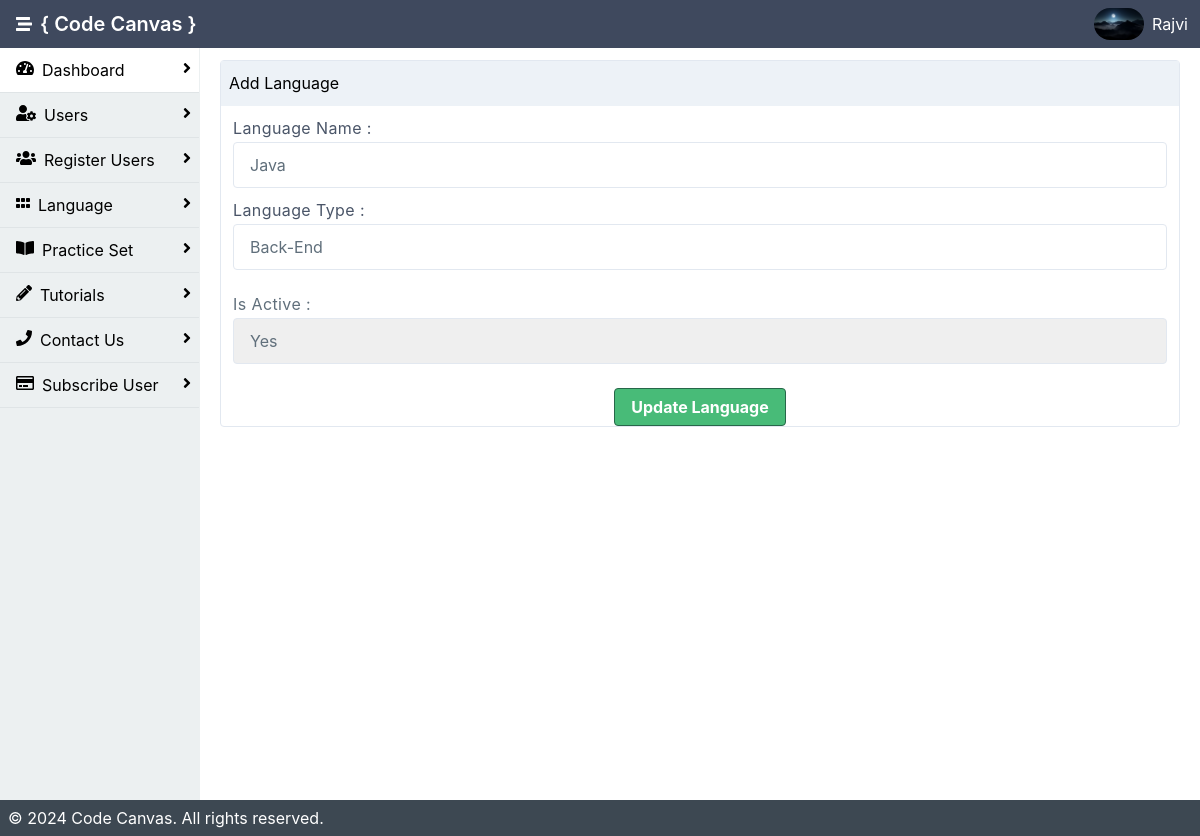
/admin/edit_lang.php?lang_id=3 (signed in), run on an earlier commit of the app's database.
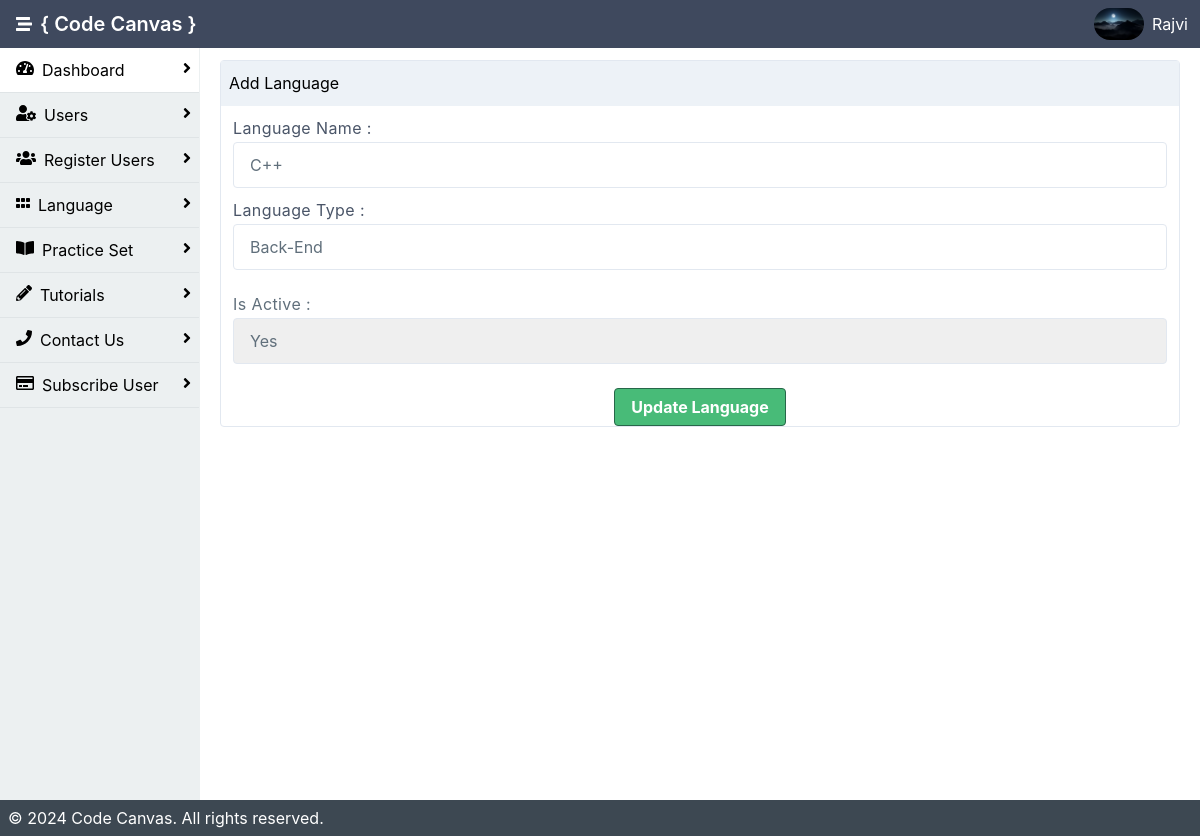
And on a later commit of the database.
### tables this page shows
CREATE TABLE `lang` (
  `langid` int(11) NOT NULL,
  `lang_name` varchar(200) NOT NULL,
  `lang_type` varchar(200) NOT NULL,
  `is_active` int(11) DEFAULT 1
);

### admin/edit_lang.php (the view, shortened to what this page needs)
<!DOCTYPE html>
<html lang="en">
<div class="mx-auto bg-grey-400">
    <div class="min-h-screen flex flex-col">
        <?php include 'inc/header.php';
        $lang_id = $_REQUEST['lang_id'];
        $qry = "SELECT * FROM lang WHERE langid='".$lang_id."'";
        $res = mysqli_query($con , $qry);
        $data = mysqli_fetch_assoc($res);
        ?>
        <div class="flex flex-1">
            <?php include 'inc/sidebar.php'; ?>
            <main class="bg-white-500 flex-1 p-3 overflow-hidden">
<div class="flex flex-1  flex-col md:flex-row lg:flex-row mx-2">
                        <div class="mb-2 border-solid border-gray-300 rounded border shadow-sm w-full">
                            <div class="bg-gray-200 px-2 py-3 border-solid border-gray-200 border-b">
                                Add Language
                            </div>
                            <div class="p-3">
                                <form class="w-full" id="userform" action="" method="post">
                                    <div class="flex flex-wrap">
                                            <label class="block tracking-wide text-gray-700 mb-1"
                                                   for="grid-first-name">
                                                   Language Name :
                                            </label>
                                            <input class="appearance-none block w-full bg-grey-200 text-grey-darker border border-grey-200 rounded py-3 px-4 mb-3 leading-tight focus:outline-none focus:bg-white focus:border-grey"
                                                   id="name" type="text" placeholder="PHP" name="name" value="<?php echo $data['lang_name']; ?>">
                                        </div>
                                        <div class="flex flex-wrap">
                                            <label class="block tracking-wide text-gray-700  mb-1"
                                                   for="grid-type">
                                                   Language Type :
                                            </label>
                                            <input class="appearance-none block w-full bg-grey-200 text-grey-darker border border-grey-200 rounded py-3 px-4 mb-3 leading-tight focus:outline-none focus:bg-white focus:border-grey"
                                                   id="type" type="text" placeholder="Back-End" name="type" value="<?php echo $data['lang_type']; ?>">
                                        </div>
                                    </div>
                                    <div class="flex flex-wrap mb-6">
                                        <div class="w-full px-3">
                                            <label class="block tracking-wide text-grey-darker mb-1"
                                                   for="grid-active">
                                                Is Active :
                                            </label>
                                            <select class="block appearance-none w-full bg-grey-200 border border-grey-200 text-grey-darker py-3 px-4 pr-8 rounded leading-tight focus:outline-none focus:bg-white focus:border-grey"
                                                id="is_active" name="is_active">
                                            <option value="1" <?php if(isset($data['is_active']) && $data['is_active'] == '1'){ echo 'selected'; } ?>>Yes</option>
                                        </select>
                                        </div>
                                    </div>
                                    <div class="flex flex-wrap">
                                    <div class="w-full px-3"><center>
                                    <button class="bg-green-500 hover:bg-green-800 text-white font-bold py-2 px-4 border border-green-800 rounded" id="edit" name="edit">
                                    Update Language
                                </button></center>
                                    </div>
                            </div>
                        </div>
                    </div>
                </div>
        </div>
        <?php include 'inc/footer.php'; ?>
    </div>
</body>
</html>

What changed in the data, as far as the page shows it:
changed lang "Back-End": name "Java" → "C++"
